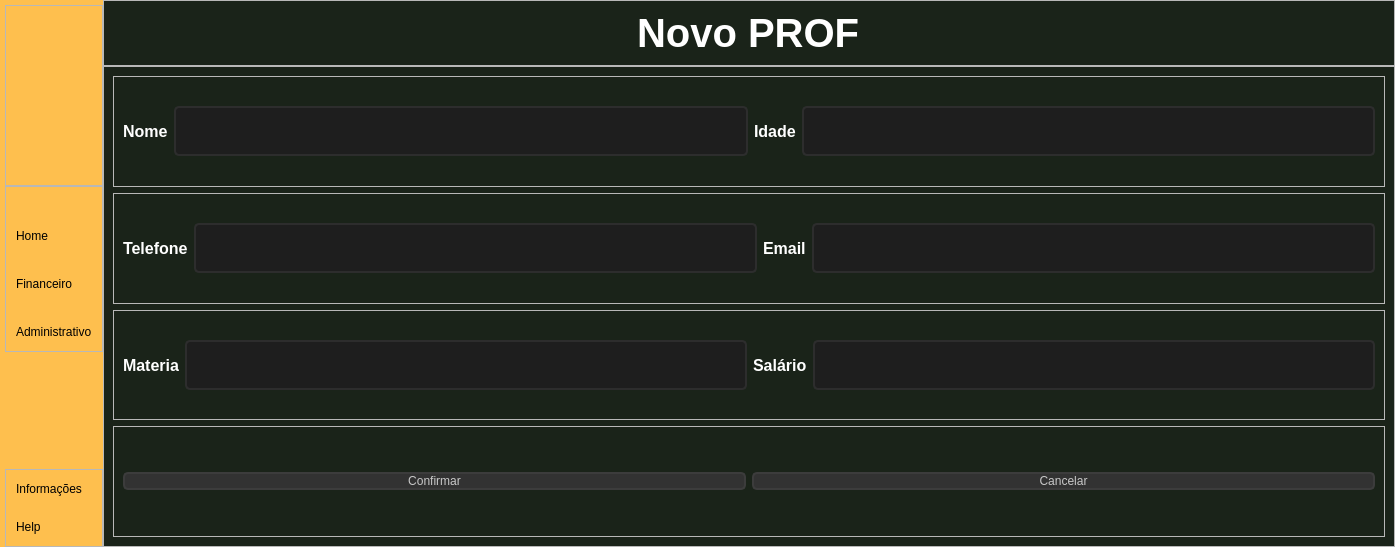
<?xml version="1.0" encoding="UTF-8"?>
<ui version="4.0">
 <class>newProfessor</class>
 <widget class="QDialog" name="newProfessor">
  <property name="geometry">
   <rect>
    <x>0</x>
    <y>0</y>
    <width>1395</width>
    <height>547</height>
   </rect>
  </property>
  <property name="sizePolicy">
   <sizepolicy hsizetype="Expanding" vsizetype="Expanding">
    <horstretch>0</horstretch>
    <verstretch>0</verstretch>
   </sizepolicy>
  </property>
  <property name="windowTitle">
   <string>Dialog</string>
  </property>
  <layout class="QGridLayout" name="gridLayout">
   <property name="leftMargin">
    <number>0</number>
   </property>
   <property name="topMargin">
    <number>0</number>
   </property>
   <property name="rightMargin">
    <number>0</number>
   </property>
   <property name="bottomMargin">
    <number>0</number>
   </property>
   <property name="spacing">
    <number>0</number>
   </property>
   <item row="0" column="0">
    <widget class="QWidget" name="widget" native="true">
     <property name="sizePolicy">
      <sizepolicy hsizetype="Preferred" vsizetype="Preferred">
       <horstretch>0</horstretch>
       <verstretch>0</verstretch>
      </sizepolicy>
     </property>
     <property name="styleSheet">
      <string notr="true"/>
     </property>
     <layout class="QHBoxLayout" name="horizontalLayout">
      <property name="spacing">
       <number>0</number>
      </property>
      <property name="leftMargin">
       <number>0</number>
      </property>
      <property name="topMargin">
       <number>0</number>
      </property>
      <property name="rightMargin">
       <number>0</number>
      </property>
      <property name="bottomMargin">
       <number>0</number>
      </property>
      <item>
       <widget class="QWidget" name="leftMenu" native="true">
        <property name="styleSheet">
         <string notr="true">#leftMenu
{
	
	background-color: rgb(254, 191, 78);
}</string>
        </property>
        <layout class="QVBoxLayout" name="verticalLayout_2">
         <property name="spacing">
          <number>0</number>
         </property>
         <property name="leftMargin">
          <number>5</number>
         </property>
         <property name="topMargin">
          <number>0</number>
         </property>
         <property name="rightMargin">
          <number>0</number>
         </property>
         <property name="bottomMargin">
          <number>0</number>
         </property>
         <item alignment="Qt::AlignLeft">
          <widget class="QWidget" name="leftMenuSub" native="true">
           <layout class="QVBoxLayout" name="verticalLayout_3">
            <property name="spacing">
             <number>0</number>
            </property>
            <property name="leftMargin">
             <number>0</number>
            </property>
            <property name="topMargin">
             <number>5</number>
            </property>
            <property name="rightMargin">
             <number>0</number>
            </property>
            <property name="bottomMargin">
             <number>0</number>
            </property>
            <item>
             <widget class="QFrame" name="frame">
              <property name="frameShape">
               <enum>QFrame::StyledPanel</enum>
              </property>
              <property name="frameShadow">
               <enum>QFrame::Raised</enum>
              </property>
              <layout class="QHBoxLayout" name="horizontalLayout_2">
               <property name="spacing">
                <number>0</number>
               </property>
               <property name="leftMargin">
                <number>0</number>
               </property>
               <property name="topMargin">
                <number>0</number>
               </property>
               <property name="rightMargin">
                <number>0</number>
               </property>
               <property name="bottomMargin">
                <number>0</number>
               </property>
               <item alignment="Qt::AlignLeft">
                <widget class="QLabel" name="logo">
                 <property name="maximumSize">
                  <size>
                   <width>166</width>
                   <height>56</height>
                  </size>
                 </property>
                 <property name="styleSheet">
                  <string notr="true">#logo
{
	backgroud-repeat: no-repeat;
backgroud-position: center;
}</string>
                 </property>
                 <property name="text">
                  <string/>
                 </property>
                 <property name="pixmap">
                  <pixmap>../imgplural/nova.png</pixmap>
                 </property>
                 <property name="scaledContents">
                  <bool>true</bool>
                 </property>
                </widget>
               </item>
              </layout>
             </widget>
            </item>
            <item alignment="Qt::AlignTop">
             <widget class="QFrame" name="frame_2">
              <property name="sizePolicy">
               <sizepolicy hsizetype="Preferred" vsizetype="Preferred">
                <horstretch>0</horstretch>
                <verstretch>0</verstretch>
               </sizepolicy>
              </property>
              <property name="frameShape">
               <enum>QFrame::StyledPanel</enum>
              </property>
              <property name="frameShadow">
               <enum>QFrame::Raised</enum>
              </property>
              <layout class="QVBoxLayout" name="verticalLayout_4">
               <property name="spacing">
                <number>0</number>
               </property>
               <property name="leftMargin">
                <number>0</number>
               </property>
               <property name="topMargin">
                <number>10</number>
               </property>
               <property name="rightMargin">
                <number>0</number>
               </property>
               <property name="bottomMargin">
                <number>10</number>
               </property>
               <item>
                <widget class="QPushButton" name="homeButton">
                 <property name="toolTip">
                  <string>Home</string>
                 </property>
                 <property name="styleSheet">
                  <string notr="true">#homeButton
{
	border: none;
	backgroud-color: transparent;
	backgroud: none;
	padding: 2px 10px;
	margin: 0;
	text-align: left;
	margin-top: 30px
}</string>
                 </property>
                 <property name="text">
                  <string>Home</string>
                 </property>
                 <property name="icon">
                  <iconset>
                   <normaloff>../imgplural/feather/home.svg</normaloff>../imgplural/feather/home.svg</iconset>
                 </property>
                 <property name="iconSize">
                  <size>
                   <width>24</width>
                   <height>24</height>
                  </size>
                 </property>
                </widget>
               </item>
               <item>
                <widget class="QPushButton" name="finButton">
                 <property name="toolTip">
                  <string>Financeiro</string>
                 </property>
                 <property name="styleSheet">
                  <string notr="true">#finButton
{
	border: none;
	backgroud-color: transparent;
	backgroud: none;
	padding: 2px 10px;
	margin: 0;
	text-align: left;
	margin-top: 30px
}</string>
                 </property>
                 <property name="text">
                  <string>Financeiro</string>
                 </property>
                 <property name="icon">
                  <iconset>
                   <normaloff>../imgplural/feather/dollar-sign.svg</normaloff>../imgplural/feather/dollar-sign.svg</iconset>
                 </property>
                 <property name="iconSize">
                  <size>
                   <width>24</width>
                   <height>24</height>
                  </size>
                 </property>
                </widget>
               </item>
               <item>
                <widget class="QPushButton" name="admButton">
                 <property name="toolTip">
                  <string>Administrativo</string>
                 </property>
                 <property name="styleSheet">
                  <string notr="true">#admButton
{
	border: none;
	backgroud-color: transparent;
	backgroud: none;
	margin: 0;
	text-align: left;
	padding: 2px 10px;
	margin-top: 30px
}</string>
                 </property>
                 <property name="text">
                  <string>Administrativo</string>
                 </property>
                 <property name="icon">
                  <iconset>
                   <normaloff>../imgplural/feather/archive.svg</normaloff>../imgplural/feather/archive.svg</iconset>
                 </property>
                 <property name="iconSize">
                  <size>
                   <width>24</width>
                   <height>24</height>
                  </size>
                 </property>
                </widget>
               </item>
              </layout>
             </widget>
            </item>
            <item alignment="Qt::AlignBottom">
             <widget class="QFrame" name="frame_3">
              <property name="frameShape">
               <enum>QFrame::StyledPanel</enum>
              </property>
              <property name="frameShadow">
               <enum>QFrame::Raised</enum>
              </property>
              <layout class="QVBoxLayout" name="verticalLayout_5">
               <property name="spacing">
                <number>0</number>
               </property>
               <property name="leftMargin">
                <number>0</number>
               </property>
               <property name="topMargin">
                <number>10</number>
               </property>
               <property name="rightMargin">
                <number>0</number>
               </property>
               <property name="bottomMargin">
                <number>10</number>
               </property>
               <item>
                <widget class="QPushButton" name="infoButton">
                 <property name="toolTip">
                  <string>Help</string>
                 </property>
                 <property name="styleSheet">
                  <string notr="true">#infoButton
{
	border: none;
	backgroud-color: transparent;
	backgroud: none;
	padding: 2px 10px;
	margin: 0;
	text-align: left;
}</string>
                 </property>
                 <property name="text">
                  <string>Informações</string>
                 </property>
                 <property name="icon">
                  <iconset>
                   <normaloff>../imgplural/feather/info.svg</normaloff>../imgplural/feather/info.svg</iconset>
                 </property>
                 <property name="iconSize">
                  <size>
                   <width>24</width>
                   <height>24</height>
                  </size>
                 </property>
                </widget>
               </item>
               <item>
                <widget class="QPushButton" name="helpButton">
                 <property name="toolTip">
                  <string>Help</string>
                 </property>
                 <property name="styleSheet">
                  <string notr="true">#helpButton
{
	border: none;
	backgroud-color: transparent;
	backgroud: none;
	padding: 2px 10px;
	margin: 0;
	text-align: left;
	margin-top: 20px
}</string>
                 </property>
                 <property name="text">
                  <string>Help</string>
                 </property>
                 <property name="icon">
                  <iconset>
                   <normaloff>../imgplural/feather/help-circle.svg</normaloff>../imgplural/feather/help-circle.svg</iconset>
                 </property>
                 <property name="iconSize">
                  <size>
                   <width>24</width>
                   <height>24</height>
                  </size>
                 </property>
                </widget>
               </item>
              </layout>
             </widget>
            </item>
           </layout>
          </widget>
         </item>
        </layout>
       </widget>
      </item>
      <item>
       <widget class="QWidget" name="rightMenu" native="true">
        <property name="sizePolicy">
         <sizepolicy hsizetype="Expanding" vsizetype="Preferred">
          <horstretch>0</horstretch>
          <verstretch>0</verstretch>
         </sizepolicy>
        </property>
        <property name="maximumSize">
         <size>
          <width>16777215</width>
          <height>16777215</height>
         </size>
        </property>
        <property name="styleSheet">
         <string notr="true">#rightMenu
{
	
	background-color: rgb(26, 35, 25);
}</string>
        </property>
        <layout class="QVBoxLayout" name="verticalLayout_11">
         <property name="spacing">
          <number>0</number>
         </property>
         <property name="leftMargin">
          <number>0</number>
         </property>
         <property name="topMargin">
          <number>0</number>
         </property>
         <property name="rightMargin">
          <number>0</number>
         </property>
         <property name="bottomMargin">
          <number>0</number>
         </property>
         <item>
          <widget class="QFrame" name="frame_6">
           <property name="frameShape">
            <enum>QFrame::StyledPanel</enum>
           </property>
           <property name="frameShadow">
            <enum>QFrame::Raised</enum>
           </property>
           <layout class="QVBoxLayout" name="verticalLayout_12">
            <item alignment="Qt::AlignHCenter">
             <widget class="QLabel" name="label_6">
              <property name="font">
               <font>
                <pointsize>30</pointsize>
                <bold>true</bold>
               </font>
              </property>
              <property name="styleSheet">
               <string notr="true">#label_6
{
	text-align: center;
	color: rgb(255, 255, 255);
}</string>
              </property>
              <property name="text">
               <string>Novo PROF</string>
              </property>
             </widget>
            </item>
           </layout>
          </widget>
         </item>
         <item>
          <widget class="QWidget" name="widget_2" native="true">
           <property name="sizePolicy">
            <sizepolicy hsizetype="Preferred" vsizetype="Expanding">
             <horstretch>0</horstretch>
             <verstretch>0</verstretch>
            </sizepolicy>
           </property>
           <layout class="QVBoxLayout" name="verticalLayout">
            <property name="spacing">
             <number>0</number>
            </property>
            <property name="leftMargin">
             <number>0</number>
            </property>
            <property name="topMargin">
             <number>0</number>
            </property>
            <property name="rightMargin">
             <number>0</number>
            </property>
            <property name="bottomMargin">
             <number>0</number>
            </property>
            <item>
             <widget class="QFrame" name="frame_4">
              <property name="frameShape">
               <enum>QFrame::StyledPanel</enum>
              </property>
              <property name="frameShadow">
               <enum>QFrame::Raised</enum>
              </property>
              <layout class="QVBoxLayout" name="verticalLayout_6">
               <item>
                <widget class="QFrame" name="frame_11">
                 <property name="frameShape">
                  <enum>QFrame::StyledPanel</enum>
                 </property>
                 <property name="frameShadow">
                  <enum>QFrame::Raised</enum>
                 </property>
                 <layout class="QHBoxLayout" name="horizontalLayout_7">
                  <item>
                   <widget class="QLabel" name="labelNome">
                    <property name="font">
                     <font>
                      <pointsize>12</pointsize>
                      <bold>true</bold>
                     </font>
                    </property>
                    <property name="styleSheet">
                     <string notr="true">#labelNome
{
	color: rgb(255, 255, 255)
}</string>
                    </property>
                    <property name="text">
                     <string>Nome</string>
                    </property>
                   </widget>
                  </item>
                  <item>
                   <widget class="QLineEdit" name="lineEditNome">
                    <property name="styleSheet">
                     <string notr="true">#lineEditNome
{
	border: 2px solid rgb(45, 45, 45);
	border-radius: 5px;
	padding: 15px;
	background-color: rgb(30, 30, 30);
	
	color: rgb(100, 100, 100);
}

#lineEditNome:focus
{
	
	color: rgb(200, 200, 200);
}
</string>
                    </property>
                    <property name="text">
                     <string/>
                    </property>
                   </widget>
                  </item>
                  <item>
                   <widget class="QLabel" name="labelIdade">
                    <property name="font">
                     <font>
                      <pointsize>12</pointsize>
                      <bold>true</bold>
                     </font>
                    </property>
                    <property name="styleSheet">
                     <string notr="true">#labelIdade

{
	color: rgb(255, 255, 255)
}</string>
                    </property>
                    <property name="text">
                     <string>Idade</string>
                    </property>
                   </widget>
                  </item>
                  <item>
                   <widget class="QLineEdit" name="lineEditIdade">
                    <property name="styleSheet">
                     <string notr="true">#lineEditIdade
{
	border: 2px solid rgb(45, 45, 45);
	border-radius: 5px;
	padding: 15px;
	background-color: rgb(30, 30, 30);
	
	color: rgb(100, 100, 100);
}

#lineEditIdade:focus
{
	
	color: rgb(200, 200, 200);
}
</string>
                    </property>
                   </widget>
                  </item>
                 </layout>
                </widget>
               </item>
               <item>
                <widget class="QFrame" name="frame_7">
                 <property name="frameShape">
                  <enum>QFrame::StyledPanel</enum>
                 </property>
                 <property name="frameShadow">
                  <enum>QFrame::Raised</enum>
                 </property>
                 <layout class="QHBoxLayout" name="horizontalLayout_5">
                  <item>
                   <widget class="QLabel" name="labelTelefone">
                    <property name="font">
                     <font>
                      <pointsize>12</pointsize>
                      <bold>true</bold>
                     </font>
                    </property>
                    <property name="styleSheet">
                     <string notr="true">#labelTelefone

{
	color: rgb(255, 255, 255)
}</string>
                    </property>
                    <property name="text">
                     <string>Telefone</string>
                    </property>
                   </widget>
                  </item>
                  <item>
                   <widget class="QLineEdit" name="lineEditTelefone">
                    <property name="styleSheet">
                     <string notr="true">#lineEditTelefone
{
	border: 2px solid rgb(45, 45, 45);
	border-radius: 5px;
	padding: 15px;
	background-color: rgb(30, 30, 30);
	
	color: rgb(100, 100, 100);
}

#lineEditTelefone:focus
{
	
	color: rgb(200, 200, 200);
}
</string>
                    </property>
                   </widget>
                  </item>
                  <item>
                   <widget class="QLabel" name="labelEmail">
                    <property name="font">
                     <font>
                      <pointsize>12</pointsize>
                      <bold>true</bold>
                     </font>
                    </property>
                    <property name="styleSheet">
                     <string notr="true">#labelEmail

{
	color: rgb(255, 255, 255)
}</string>
                    </property>
                    <property name="text">
                     <string>Email</string>
                    </property>
                   </widget>
                  </item>
                  <item>
                   <widget class="QLineEdit" name="lineEditEmail">
                    <property name="styleSheet">
                     <string notr="true">#lineEditEmail
{
	border: 2px solid rgb(45, 45, 45);
	border-radius: 5px;
	padding: 15px;
	background-color: rgb(30, 30, 30);
	
	color: rgb(100, 100, 100);
}

#lineEditEmail:focus
{
	
	color: rgb(200, 200, 200);
}
</string>
                    </property>
                   </widget>
                  </item>
                 </layout>
                </widget>
               </item>
               <item>
                <widget class="QFrame" name="frame_5">
                 <property name="frameShape">
                  <enum>QFrame::StyledPanel</enum>
                 </property>
                 <property name="frameShadow">
                  <enum>QFrame::Raised</enum>
                 </property>
                 <layout class="QHBoxLayout" name="horizontalLayout_6">
                  <item>
                   <widget class="QLabel" name="labelTurma">
                    <property name="font">
                     <font>
                      <pointsize>12</pointsize>
                      <bold>true</bold>
                     </font>
                    </property>
                    <property name="styleSheet">
                     <string notr="true">#labelTurma
{
	color: rgb(255, 255, 255)
}</string>
                    </property>
                    <property name="text">
                     <string>Materia</string>
                    </property>
                   </widget>
                  </item>
                  <item>
                   <widget class="QLineEdit" name="lineEditTurma">
                    <property name="styleSheet">
                     <string notr="true">#lineEditTurma
{
	border: 2px solid rgb(45, 45, 45);
	border-radius: 5px;
	padding: 15px;
	background-color: rgb(30, 30, 30);
	
	color: rgb(100, 100, 100);
}

#lineEditTurma:focus
{
	
	color: rgb(200, 200, 200);
}
</string>
                    </property>
                   </widget>
                  </item>
                  <item>
                   <widget class="QLabel" name="labelMensal">
                    <property name="font">
                     <font>
                      <pointsize>12</pointsize>
                      <bold>true</bold>
                     </font>
                    </property>
                    <property name="styleSheet">
                     <string notr="true">#labelMensal
{
	color: rgb(255, 255, 255)
}</string>
                    </property>
                    <property name="text">
                     <string>Salário</string>
                    </property>
                   </widget>
                  </item>
                  <item>
                   <widget class="QLineEdit" name="lineEditMensal">
                    <property name="styleSheet">
                     <string notr="true">#lineEditMensal
{
	border: 2px solid rgb(45, 45, 45);
	border-radius: 5px;
	padding: 15px;
	background-color: rgb(30, 30, 30);
	
	color: rgb(100, 100, 100);
}

#lineEditMensal:focus
{
	
	color: rgb(200, 200, 200);
}
</string>
                    </property>
                   </widget>
                  </item>
                 </layout>
                </widget>
               </item>
               <item>
                <widget class="QFrame" name="frame_12">
                 <property name="frameShape">
                  <enum>QFrame::StyledPanel</enum>
                 </property>
                 <property name="frameShadow">
                  <enum>QFrame::Raised</enum>
                 </property>
                 <layout class="QHBoxLayout" name="horizontalLayout_9">
                  <item>
                   <widget class="QPushButton" name="addAlunoBtn">
                    <property name="styleSheet">
                     <string notr="true">#addAlunoBtn
{
	background-color: rgb(50, 50, 50);
	border: 2px solid rgb(60, 60, 60);
	border-radius: 5px;
	
	color: rgb(200, 200, 200);
}

#addAlunoBtn:hover
{
	background-color: rgb(60, 60, 60);
	border: 2px solid rgb(70, 70, 70);
}

#addAlunoBtn:pressed
{
	background-color: rgb(200, 200, 200);

	
	color: rgb(35, 35, 35);
}</string>
                    </property>
                    <property name="text">
                     <string>Confirmar</string>
                    </property>
                   </widget>
                  </item>
                  <item>
                   <widget class="QPushButton" name="cancelarAlunoBtn">
                    <property name="styleSheet">
                     <string notr="true">#cancelarAlunoBtn
{
	background-color: rgb(50, 50, 50);
	border: 2px solid rgb(60, 60, 60);
	border-radius: 5px;
	
	color: rgb(200, 200, 200);
}

##cancelarAlunoBtn:hover
{
	background-color: rgb(60, 60, 60);
	border: 2px solid rgb(70, 70, 70);
}

##cancelarAlunoBtn:pressed
{
	background-color: rgb(200, 200, 200);

	
	color: rgb(35, 35, 35);
}</string>
                    </property>
                    <property name="text">
                     <string>Cancelar</string>
                    </property>
                   </widget>
                  </item>
                 </layout>
                </widget>
               </item>
              </layout>
             </widget>
            </item>
           </layout>
          </widget>
         </item>
        </layout>
       </widget>
      </item>
     </layout>
    </widget>
   </item>
  </layout>
 </widget>
 <resources/>
 <connections/>
</ui>
